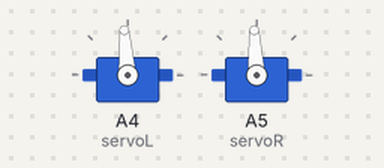
The sketch below on a simulated Arduino Uno, built with avr-gcc and run on an emulated ATmega328P. Parts: 2 × servo.

Above: at 0.05 s.
At 2.05 s:
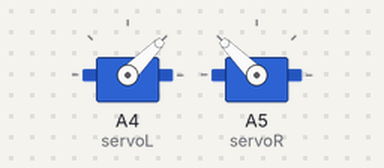
At 4.0 s:
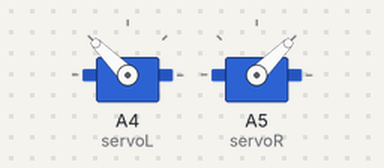
Timing chart, 0 to 5.2 s (numbered marks = the images above):
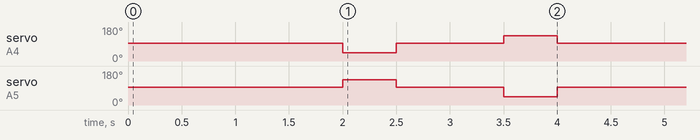

Measured:
- by itself, servo on A4 (servoL): repeats every 4.0 s: 94° 1.0 s, 135° 0.50 s, 94° 2.0 s, 45° 0.50 s
- by itself, servo on A5 (servoR): repeats every 4.0 s: 93° 1.0 s, 45° 0.50 s, 93° 2.0 s, 135° 0.50 s

The sketch:

ServoSpeedTest.ino
```cpp
#include <Servo.h>

Servo servoL;//left servo
Servo servoR;//Right Servo

void setup() {
  servoL.attach(A4);   //Left Servo
  servoR.attach(A5);   //Right Servo
  Serial.begin(750);   //update speed
}

void loop() {

  //Stops for 1 sec
  servoL.write(94);      // no left servo movement
  servoR.write(93);      // no right servo movement
  delay(2000);            //Stops for 2 sec

  //Moves for half second
  servoL.write(45);      // left servo half speed clockwise
  servoR.write(135);      // right servo half speed counter clockwise
  delay(500);            //Runs for 1/2 sec

  //Stops for 1 sec
  servoL.write(94);      // no left servo movement
  servoR.write(93);      // no right servo movement
  delay(1000);            //Stops for 1 sec

  //Moves for half second
  servoL.write(135);      // left servo half speed counter clockwise
  servoR.write(45);      // right servo half speed clockwise
  delay(500);
}
```
